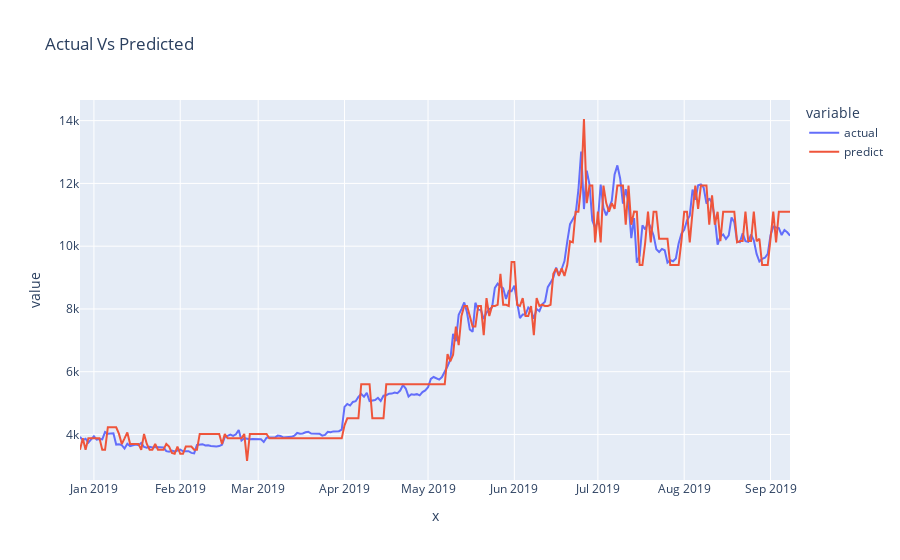

Notebook cell for this chart:
### Code cell
# plot Prices
df = pd.DataFrame( data = {  "Date": X_test.index , "actual":y_test , "predict":predict })
fig = px.line(df, x=X_test.index, y=['actual','predict'], title='Actual Vs Predicted')
fig.show()

### Figure 1 — Plotly figure (JSON) as saved in the notebook; plotly's stock layout.template omitted (floating-point values rounded to 4 significant figures; data arrays with more than 128 entries replaced by an {"elided": "..."} marker saying what was removed)
{"data": [{"hovertemplate": "variable=actual<br>x=%{x}<br>value=%{y}<extra></extra>", "legendgroup": "actual", "line": {"color": "#636efa", "dash": "solid"}, "marker": {"symbol": "circle"}, "mode": "lines", "name": "actual", "orientation": "v", "showlegend": true, "type": "scatter", "x": {"elided": "256 str values"}, "xaxis": "x", "y": {"elided": "256 float values"}, "yaxis": "y"}, {"hovertemplate": "variable=predict<br>x=%{x}<br>value=%{y}<extra></extra>", "legendgroup": "predict", "line": {"color": "#EF553B", "dash": "solid"}, "marker": {"symbol": "circle"}, "mode": "lines", "name": "predict", "orientation": "v", "showlegend": true, "type": "scatter", "x": {"elided": "256 str values"}, "xaxis": "x", "y": {"elided": "256 float values"}, "yaxis": "y"}], "layout": {"legend": {"title": {"text": "variable"}, "tracegroupgap": 0}, "title": {"text": "Actual Vs Predicted"}, "xaxis": {"anchor": "y", "domain": [0, 1], "title": {"text": "x"}}, "yaxis": {"anchor": "x", "domain": [0, 1], "title": {"text": "value"}}}}
